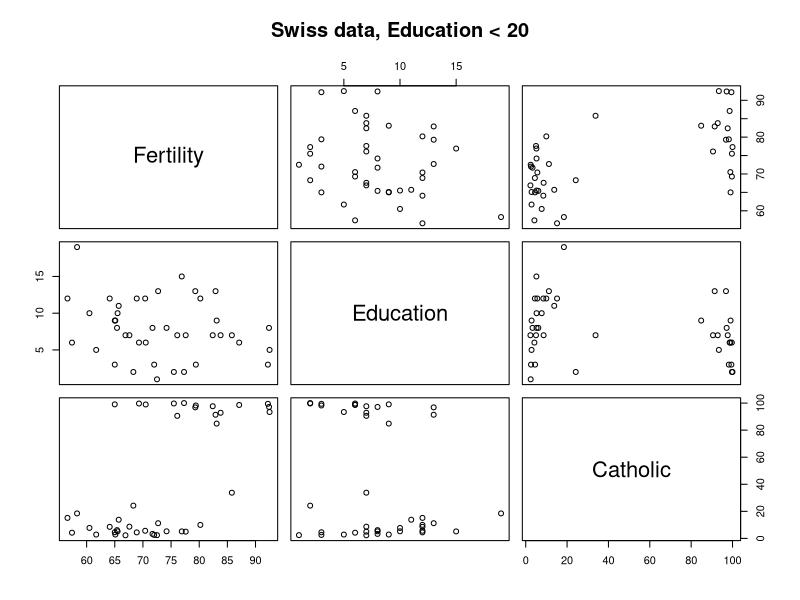
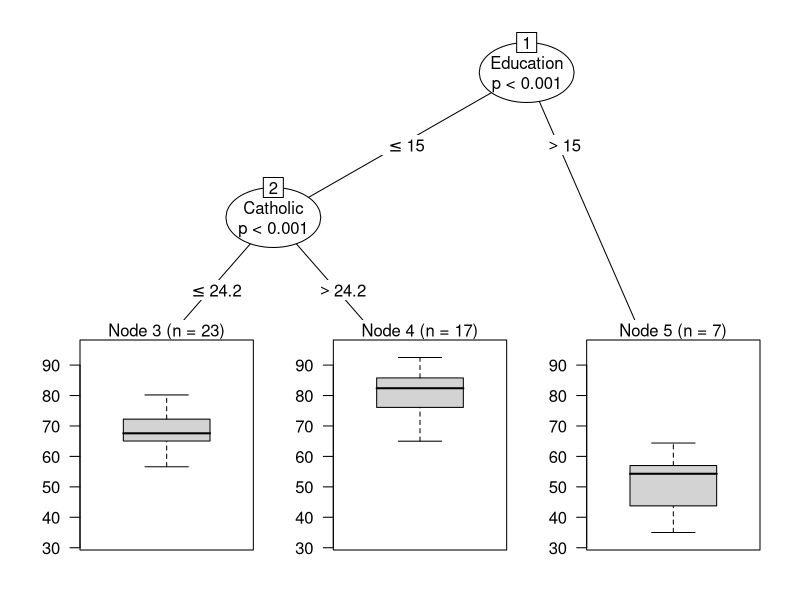

These charts were generated, in order, by the following R code:
#Sebastian Castillo-Sanchez
#ctree2

#plotting pair plot for swiss data with an education subset
pairs(~ Fertility + Education + Catholic, data = swiss, subset = Education < 20, main = "Swiss data, Education < 20")
require(party)
#plotting ctree or kind of decision tree
swiss_ctree <- ctree(Fertility ~ Agriculture + Education + Catholic, data = swiss)
plot(swiss_ctree)
